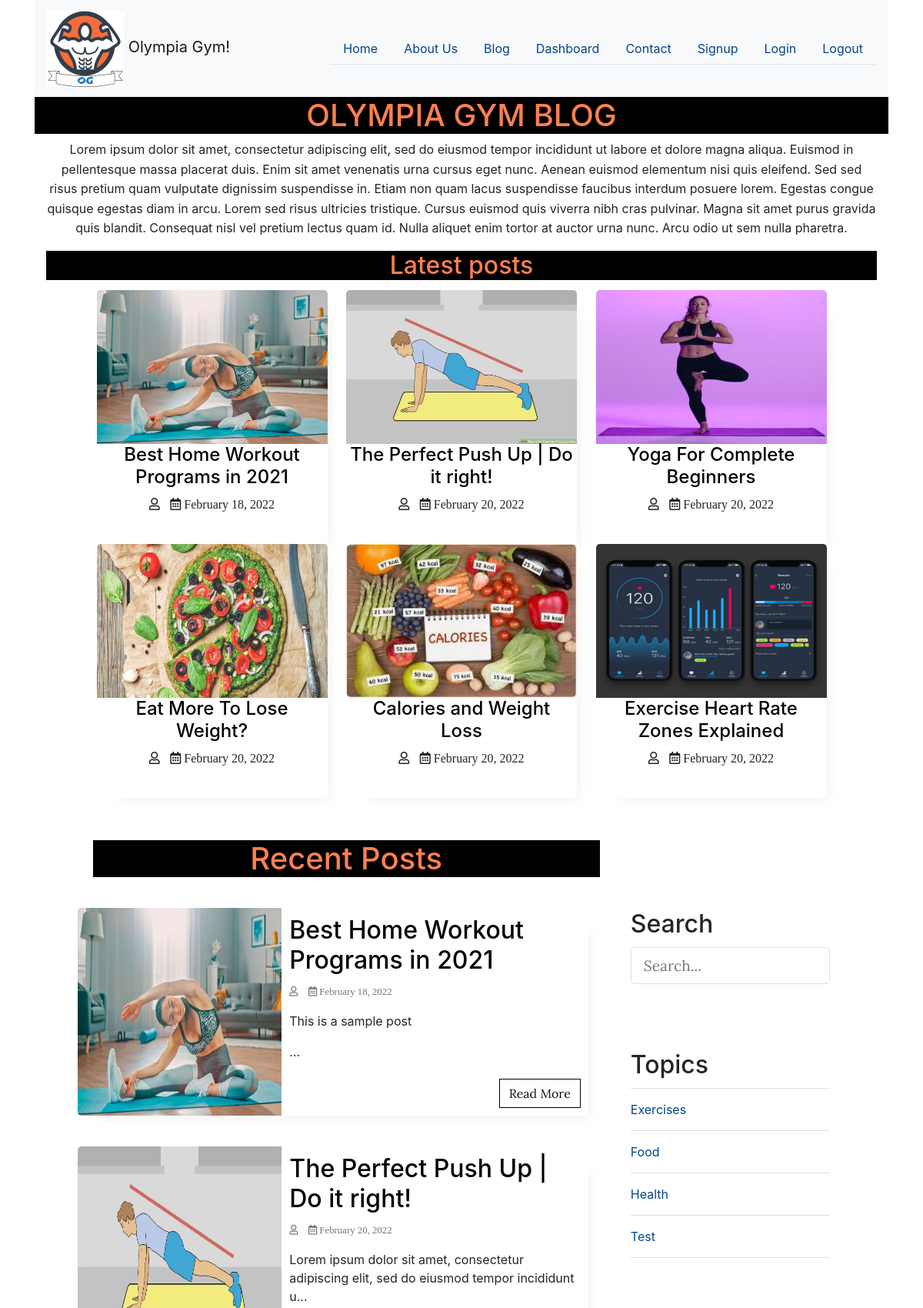
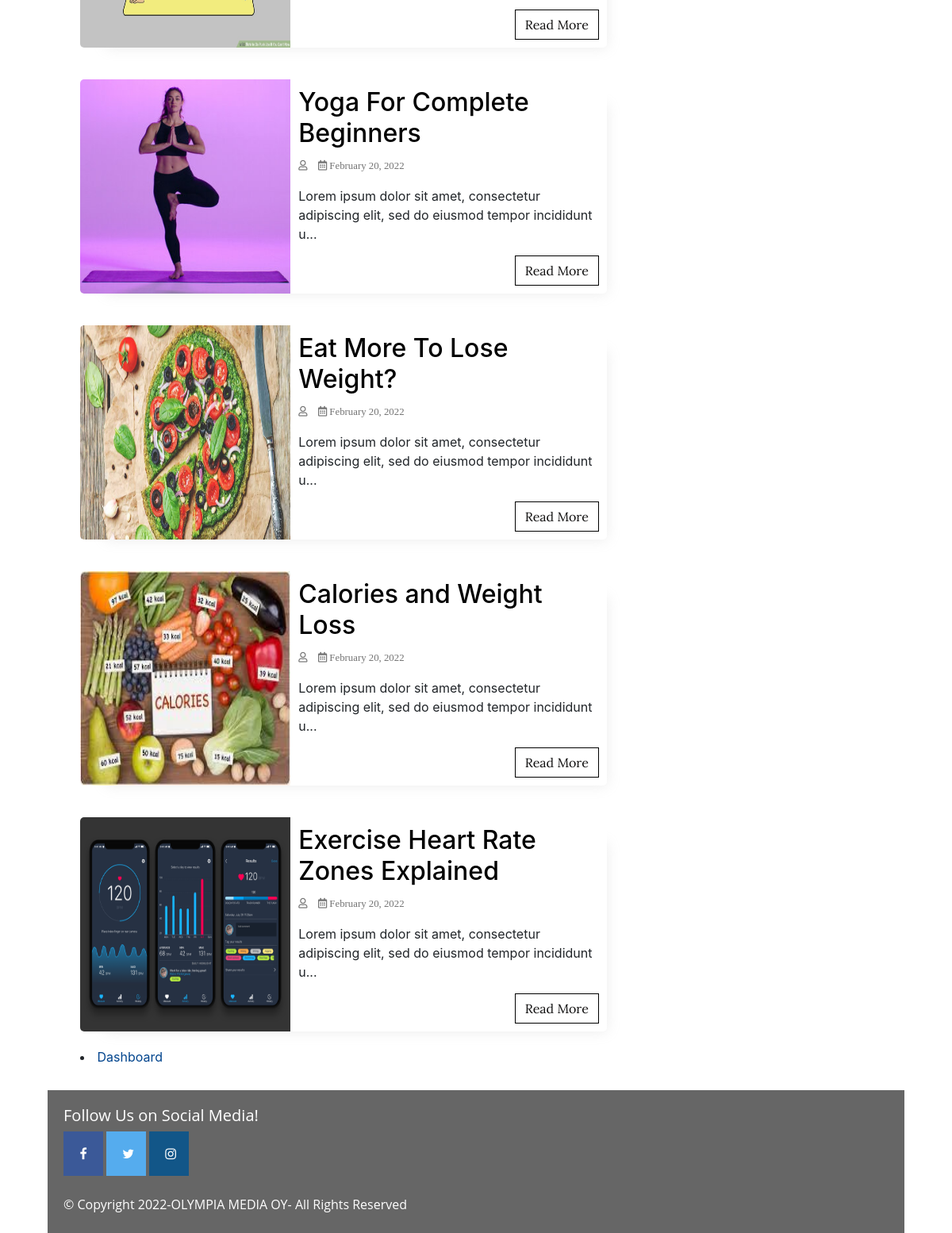
The page /blog.php on the database as committed earlier (2 pictures, top to bottom).
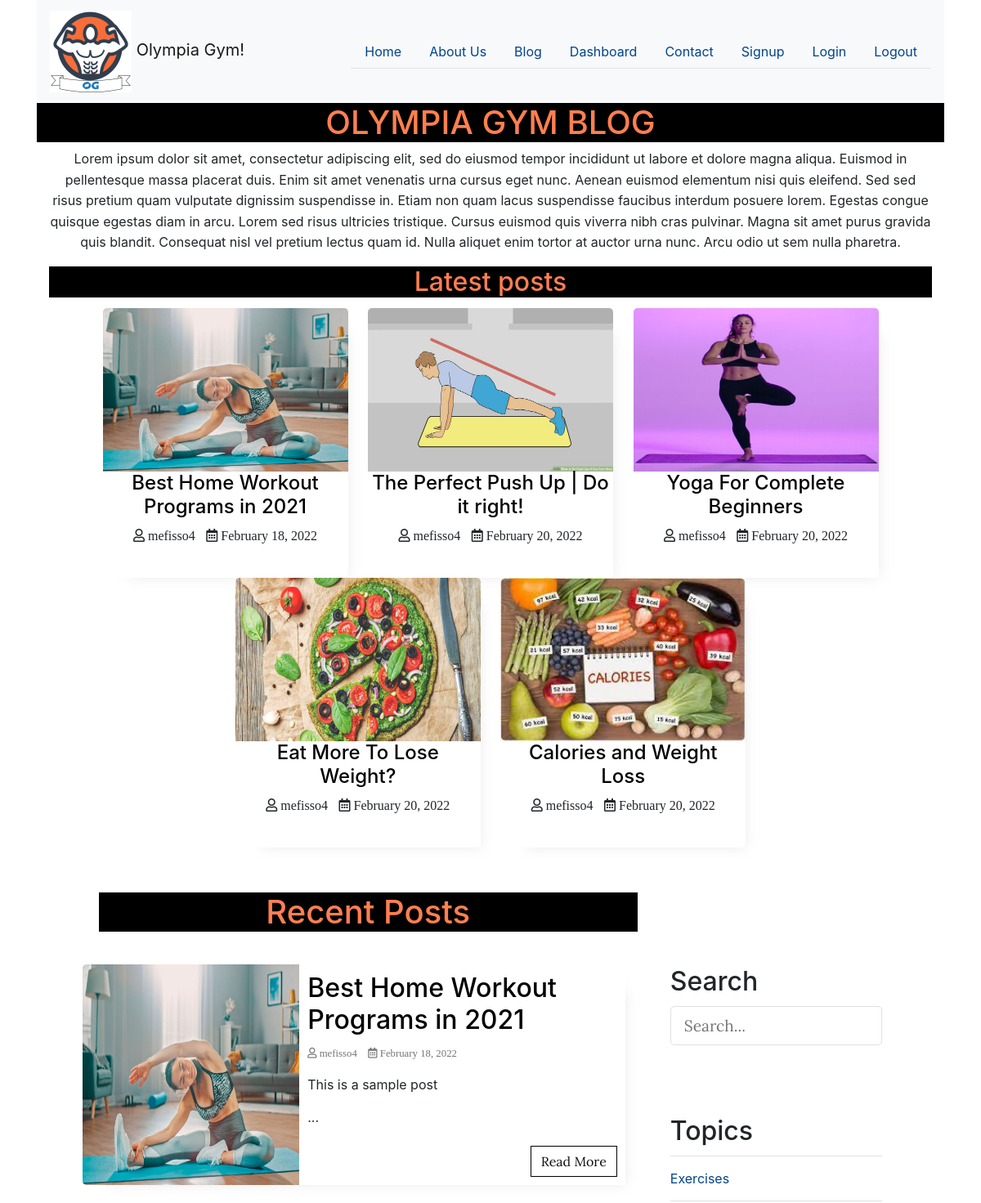
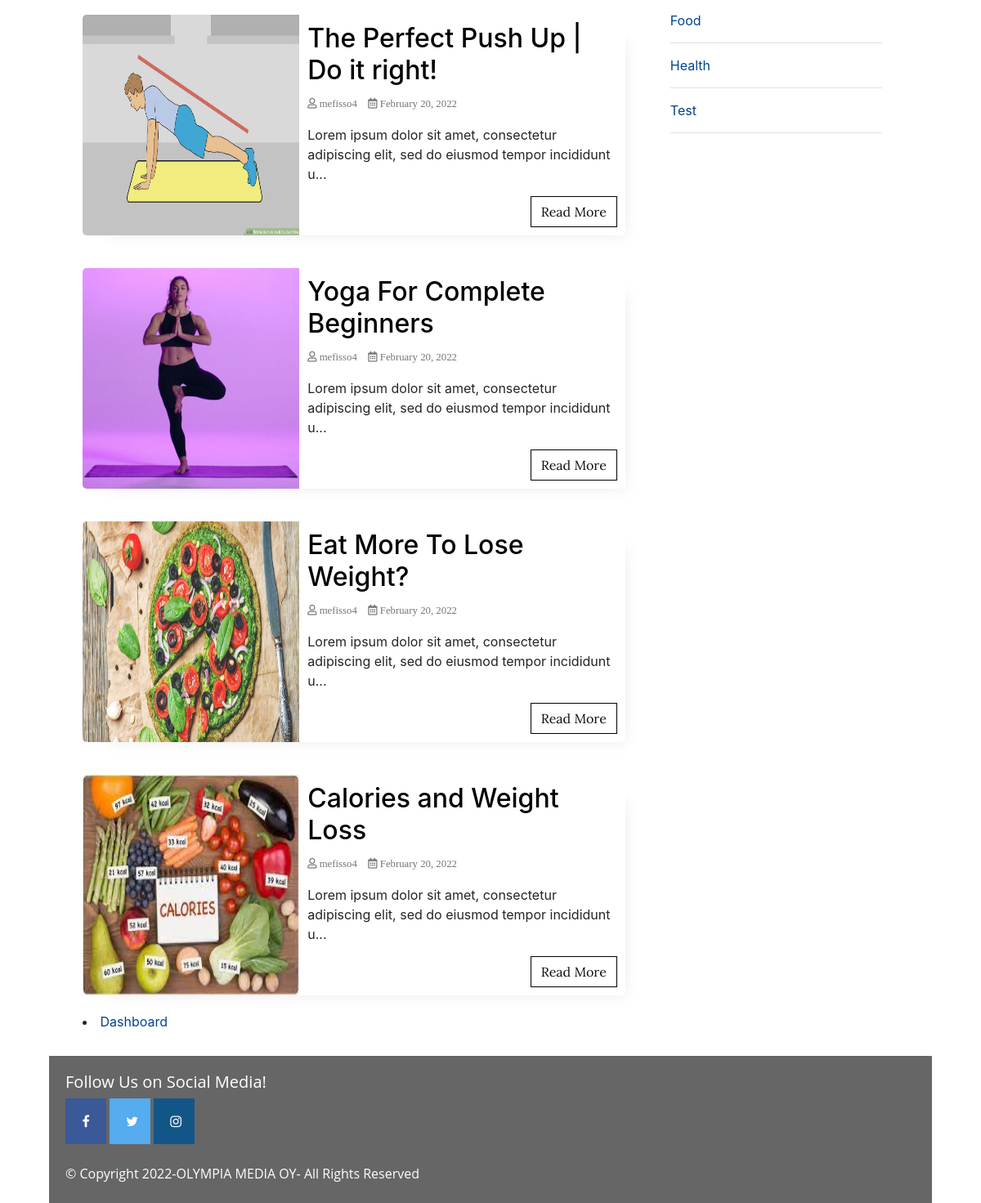
The same page on the database as committed later (2 pictures, top to bottom).
### tables this page shows
CREATE TABLE `posts` (
  `id` int(11) NOT NULL,
  `user_id` int(11) NOT NULL,
  `topic_id` int(11) DEFAULT NULL,
  `title` varchar(255) NOT NULL,
  `image` varchar(255) NOT NULL,
  `body` text NOT NULL,
  `published` tinyint(4) NOT NULL,
  `created_at` datetime NOT NULL DEFAULT current_timestamp()
);

CREATE TABLE `topics` (
  `id` int(11) NOT NULL,
  `name` varchar(100) NOT NULL,
  `description` text NOT NULL
);

CREATE TABLE `users` (
  `id` int(11) NOT NULL,
  `user_name` varchar(100) NOT NULL,
  `password` varchar(100) NOT NULL,
  `name` varchar(100) NOT NULL,
  `email` varchar(100) NOT NULL,
  `address` varchar(100) NOT NULL
);

### app/database/db.php (called while the page is built, shortened)
<?php
require('connection.php');
function executeQuery($sql, $data)
{
    global $con;
    $stmt = $con->prepare($sql);
    $values = array_values($data);
    $types = str_repeat('s', count($values));
    $stmt->bind_param($types, ...$values);
    $stmt->execute();
    return $stmt;
}
function selectAll($table, $conditions = [])
{
    global $con;
    $sql = "SELECT * FROM $table";
    if (empty($conditions)) {
        $stmt = $con->prepare($sql);
        $stmt->execute();
        $records = $stmt->get_result()->fetch_all(MYSQLI_ASSOC);
        return $records;
    }
}
function getPublishedPosts()
{
    $sql = "SELECT p.*, u.user_name FROM posts AS p JOIN users AS u ON p.user_id=u.id WHERE p.published=?";
    $stmt = executeQuery($sql, ['published' => 1]);
    $records = $stmt->get_result()->fetch_all(MYSQLI_ASSOC);
    return $records;
}

### app/controllers/topics.php (called while the page is built, shortened)
<?php
include(ROOT_PATH . "/app/database/db.php");
$table = 'topics';
$topics = selectAll($table);

### blog.php (the view, shortened to what this page needs)
<?php
include(ROOT_PATH . "/app/controllers/topics.php");
$posts = array();
$postsTitle = 'Recent Posts';
if (isset($_GET['t_id'])) {
  $posts = getPostsByTopicId($_GET['t_id']);
  $postsTitle = "You searched for posts under '" . $_GET['name'] . "'";
} else if (isset($_POST['search-term'])) {
  $postsTitle = "You searched for '" . $_POST['search-term'] . "'";
  $posts = searchPosts($_POST['search-term']);
} else {
  $posts = getPublishedPosts();
}
?>
<head>
  <link rel="stylesheet" href="https://use.fontawesome.com/releases/v5.7.2/css/all.css"
>
  <link rel="stylesheet" href="assets/css/styleblog.css">
</head>
<body>
<?php include("header.php"); ?>
<main>
 <h1 class="heading">
                OLYMPIA GYM BLOG</h1>
  <div class="container">
  <article class="naya">
        <p class="para">
          Lorem ipsum dolor sit amet, consectetur adipiscing elit, sed do eiusmod tempor incididunt ut labore et dolore magna aliqua. Euismod in pellentesque massa placerat duis. Enim sit amet venenatis urna cursus eget nunc. Aenean euismod elementum nisi quis eleifend. Sed sed risus pretium quam vulputate dignissim suspendisse in. Etiam non quam lacus suspendisse faucibus interdum posuere lorem. Egestas congue quisque egestas diam in arcu. Lorem sed risus ultricies tristique. Cursus euismod quis viverra nibh cras pulvinar. Magna sit amet purus gravida quis blandit. Consequat nisl vel pretium lectus quam id. Nulla aliquet enim tortor at auctor urna nunc. Arcu odio ut sem nulla pharetra.
        </p>
    </article>
    <div class="col-xs-12">
          <h2 class="heading_latest"> Latest posts </h2>
      <div class="row">
        <div class="column2">
        <?php foreach ($posts as $post): ?>
          <div class="post">
            <img src="<?php echo BASE_URL . '/html-website/images/' . $post['image']; ?>" alt="" class="slider-image">
            <div class="post-info">
              <h4><a style="color: black" href="single.php?id=<?php echo $post['id']; ?>"><?php echo $post['title']; ?></a></h4>
              <i class="far fa-user"> <?php echo $post['user_name']; ?></i>
              <i class="far fa-calendar"> <?php echo date('F j, Y', strtotime($post['created_at'])); ?></i>
              </div>
        </div>
        <?php endforeach; ?>
                </div>
    <div class="content clearfix">
      <div class="main-content">
        <h1 class="recent-post-title"><?php echo $postsTitle ?></h1>
        <?php foreach ($posts as $post): ?>
          <div class="post clearfix">
            <img src="<?php echo BASE_URL . '/html-website/images/' . $post['image']; ?>" alt="" class="post-image">
            <div class="post-preview">
              <h2><a style="color: black" href="single.php?id= <?php echo $post['id']; ?>"><?php echo $post['title']; ?></a></h2>
              <i class="far fa-user"> <?php echo $post['user_name']; ?></i>
              <i class="far fa-calendar"> <?php echo date('F j, Y', strtotime($post['created_at'])); ?></i>
              <p class="preview-text">
                <?php echo html_entity_decode(substr($post['body'], 0, 100) . '...'); ?>
              </p>
              <a href="single.php?id=<?php echo $post['id']; ?>" class="btn read-more">Read More</a>
            </div>
          </div>
        <?php endforeach; ?>
        <li><a href= "dashboard.php" >Dashboard</a></li>
      </div>
      <div class="sidebar">
        <div class="section search">
          <h2 class="section-title">Search</h2>
          <form action="blog.php" method="post">
            <input type="text" name="search-term" class="text-input" placeholder="Search...">
          </form>
        </div>
        <div class="section topics">
          <h2 class="section-title">Topics</h2>
          <ul>
            <?php foreach ($topics as $key => $topic): ?>
              <li><a href="<?php echo BASE_URL . '/blog.php?t_id=' . $topic['id'] . '&name=' . $topic['name'] ?>"><?php echo $topic['name']; ?></a></li>
            <?php endforeach; ?>
          </ul>
        </div>
      </div>
    </div>
  </div>
<?php
include("footer.php");
?>

### header.php (shortened to what this page needs)
<!doctype html>
<html lang="en">
  <head>
    <link rel="stylesheet" href="https://stackpath.bootstrapcdn.com/bootstrap/4.4.1/css/bootstrap.min.css">
    <link rel="stylesheet" href="html-website/style.css">
    <link rel="stylesheet" href="https://cdnjs.cloudflare.com/ajax/libs/font-awesome/4.7.0/css/font-awesome.min.css">
  </head>
  <body>
    <div class="container"><?php echo $_SESSION['id']; ?>
        <nav class="navbar sticky-top navbar-light bg-light">
          <a class="navbar-brand" href="index.php">
            <img src="html-website/images/logo5.png" width="100" height="100" class="d-inline-block align-center" alt="">
            Olympia Gym!
          </a>
          <ul class="nav nav-tabs">
              <li class="nav-item">
              <a class="nav-link" href="index.php">Home</a>
              </li>
              <li class="nav-item">
              <a class="nav-link" href="about.php">About Us</a>
              </li>
              <li class="nav-item">
              <a class="nav-link" href="blog.php">Blog</a>
              </li>
              <li class="nav-item">
              <a class="nav-link" href= "dashboard.php" >Dashboard</a>
              </li>
              <li class="nav-item">
              <a class="nav-link" href="contact.php">Contact</a>
              </li>
              <li class="nav-item">
              <a class="nav-link" href="signup.php">Signup</a>
              </li>
              <li class="nav-item">
              <a class="nav-link" href="login.php">Login</a>
              </li>
              <li class="nav-item">
              <a class="nav-link" href="logout.php">Logout</a>
              </li>
          </ul>
          </nav>

### footer.php (shortened to what this page needs)
<footer>
    <div class="">
    <h5>Follow Us on Social Media!</h5>
    <a href="#" class="fa fa-facebook"></a>
    <a href="#" class="fa fa-twitter"></a>
    <a href="#" class="fa fa-instagram"></a>
    </div><br>
<p>&copy; Copyright 2022-OLYMPIA MEDIA OY- All Rights Reserved</p>
</footer>
</div>
  </body>
</html>

### assets/css/styleblog.css (style rules this page uses)
* { box-sizing: border-box; }
a { text-decoration: none; color: white; }
.clearfix::after { content: ""; display: block; clear: both; }
.btn { padding: 0.5rem 1rem; background: #000000; color: white; border: 1px solid transparent; border-radius: 0.25rem; font-size: 1.08em; font-family: "Lora", serif; }
.text-input { padding: 0.7rem 1rem; display: block; width: 100%; border-radius: 5px; border: 1px solid #e0e0e0; outline: none; color: #444; line-height: 1.5rem; font-size: 1.2em; font-family: "Lora", serif; }
.content { width: 90%; margin: 30px auto 30px; }
.main-content { width: 70%; float: left; }
.main-content .post { width: 95%; height: 270px; margin: 20px auto; border-radius: 5px; background: white; position: relative; }
.post-preview i { color: #757575; font-size: 0.8em; }
.preview-text { line-height: 1.5em; font-size: 1.03em; color: #444; }
.content .main-content .post .read-more { position: absolute; bottom: 10px; right: 10px; border: 1px solid #000000; background: transparent; border-radius: 0px; color: #111010 !important; }
.content .main-content .post .post-image { width: 40%; height: 100%; float: left; border-top-left-radius: 5px; border-bottom-left-radius: 5px; }
.content .main-content .post .post-preview { width: 60%; padding: 10px; float: right; }
.content .main-content .recent-post-title { margin: 20px; }
.content .sidebar { width: 30%; float: left; }
.content .sidebar .section { background: white; padding: 20px; border-radius: 5px; margin-bottom: 20px; }
.content .sidebar .section .section-title { margin: 10px 0px 10px 0px; }
.content .sidebar .section.search { margin-top: 80px; }
.content .sidebar .section.topics ul { margin: 0px; padding: 0px; list-style: none; border-top: 1px solid #e0e0e0; }
.content .sidebar .section.topics ul li a { display: block; padding: 15px 0px 15px 0px; border-bottom: 1px solid #e0e0e0; transition: all 0.3s; }

### html-website/style.css (style rules this page uses)
.naya { text-align: center; }
.row { margin-top: 8px; }
.fa-facebook { background: #3B5998; color: white; }
.fa { padding: 20px; width: 50px; text-align: center; text-decoration: none; }
.fa-twitter { background: #55ACEE; color: white; }
.fa-instagram { background: #125688; color: white; }
footer { background: rgb(102, 102, 102); height: 180px; font-family: 'Open Sans', sans-serif; color: rgb(255, 255, 255); padding: 20px; }
a { color: #01448d }
a { color: #01448d; }
article > p { background-color: white; text-align: center; }
h1 { text-align:center; background-color: rgb(0, 0, 0); color: coral; }
.para { font-size: 16px; line-height: 1.6; }
.column2 { flex: 25%; padding: 5px; text-align: center; }
* { box-sizing: border-box; }
main { background-color: white; }
.heading_latest { background-color: rgb(0, 0, 0); color: coral; text-align: center; }

### blog.php (style rules this page uses)
.post { width: 300px; height: 330px; margin: 0px 10px; display: inline-block; background: white; border-radius: 5px; box-shadow: 1rem 1rem 1rem -1rem #a0a0a033; }
.post-info { height: 130px; padding: 0px 5px; }
.slider-image { width: 100%; height: 200px; border-top-left-radius: 5px; border-top-right-radius: 5px; }

Rows that differ between the two databases and show on the page:
no longer on this page (row edited): posts: image (picture), title "Exercise Heart Rate Zones Explained", created_at "February 20, 2022", body "Lorem ipsum dolor sit amet, consectetur adipiscing elit, sed do eiusmod tempor incididunt u..."
changed posts "Best Home Workout Programs in 2021": user.user_name (not shown) → "mefisso4"
changed posts "The Perfect Push Up | Do it right!": user.user_name (not shown) → "mefisso4"
changed posts "Yoga For Complete Beginners": user.user_name (not shown) → "mefisso4"
changed posts "Eat More To Lose Weight?": user.user_name (not shown) → "mefisso4"
changed posts "Calories and Weight Loss": user.user_name (not shown) → "mefisso4"
